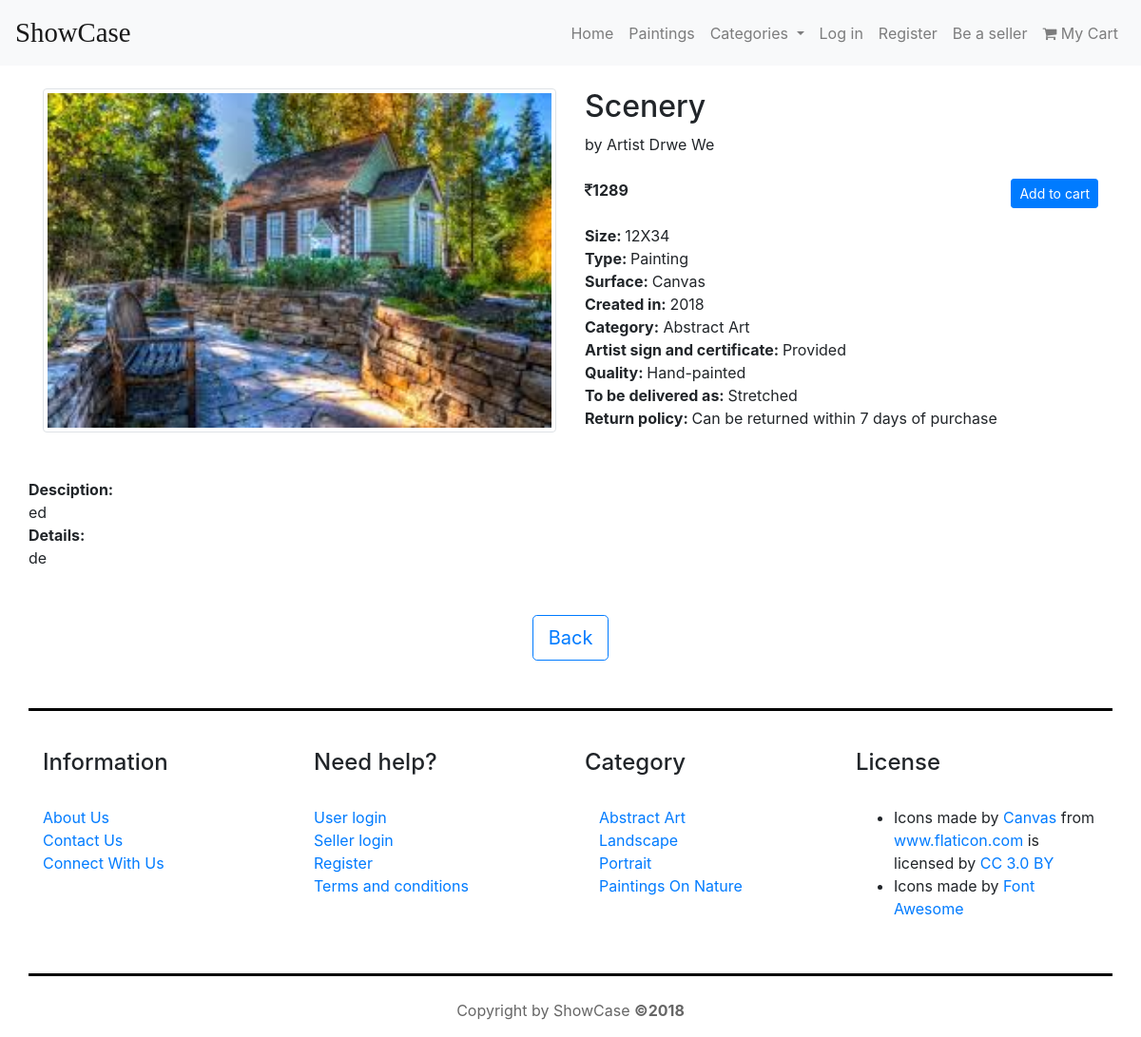
The page /details.php?product_id=8894 on the database its author committed.
### tables this page shows
CREATE TABLE `product` (
  `id` int(11) NOT NULL,
  `title` varchar(255) DEFAULT NULL,
  `type` varchar(255) DEFAULT NULL,
  `surface` varchar(255) DEFAULT NULL,
  `delivery` varchar(255) DEFAULT NULL,
  `image` varchar(255) DEFAULT NULL,
  `longdesc` mediumtext,
  `shortdesc` varchar(255) DEFAULT NULL,
  `yearofartwork` year(4) DEFAULT NULL,
  `width` int(11) DEFAULT NULL,
  `height` int(11) DEFAULT NULL,
  `price` int(11) DEFAULT NULL,
  `sellerid` int(11) DEFAULT NULL,
  `category` varchar(255) DEFAULT NULL
);

CREATE TABLE `seller` (
  `id` int(11) NOT NULL,
  `firstname` varchar(255) DEFAULT NULL,
  `lastname` varchar(255) DEFAULT NULL,
  `email` varchar(255) DEFAULT NULL,
  `mobile` bigint(20) DEFAULT NULL,
  `password` varchar(255) DEFAULT NULL,
  `profile` int(11) DEFAULT NULL,
  `image` varchar(255) DEFAULT NULL
);

### function.php (called while the page is built, shortened)
<?php
class DB_connect
{
	function __construct()
	{
		$conn = new mysqli(SERVERNAME, 'root', PASSWORD,DATABASENAME);
		$this->dbh=$conn;
	}
	public function selectbyid($id,$tablename)
	{
		$result=mysqli_query($this->dbh,"SELECT * FROM $tablename WHERE id=$id;");
		return $result;
	}
	public function select_by_colname_reloaded($tablename,$cols,$colname,$colvalue)
	{
		$col="";
		foreach($cols as $x)
		{
			$col.=$x.",";
		}
		$col=rtrim($col,",");
		$sql="SELECT $col FROM $tablename WHERE $colname='$colvalue'";
		$result=mysqli_query($this->dbh,$sql);
		if ($result)
		{
    			return $result;
		}
		else
		{
    		echo "Error: " . $sql . "<br>" . $this->dbh->error;
		}
	}
}
?>

### details.php (the view, shortened to what this page needs)
<!DOCTYPE html>
<html>
<head>
	<link rel="stylesheet" href="https://maxcdn.bootstrapcdn.com/bootstrap/4.1.0/css/bootstrap.min.css">
	<link rel="stylesheet" href="https://cdnjs.cloudflare.com/ajax/libs/font-awesome/4.7.0/css/font-awesome.min.css">
	<link rel="stylesheet" href="style.css">
</head>
<body>
	<?php 	if(isset($_SESSION['seller_name'])){include "elements/headerseller.php";}
			else if(isset($_SESSION['buyer_name'])){include "elements/headerbuyer.php";}
			else {include "elements/header.php";}
	 ?>
<?php
require_once "function.php";
$show=new DB_connect();
$product_id=$_GET['product_id']-8887;
$result=$show->selectbyid($product_id,'product');
$row=mysqli_fetch_array($result);
$result2=$show->select_by_colname_reloaded('seller',array('firstname','lastname'),'id',$row['sellerid']);
$row2=mysqli_fetch_array($result2);
?>
<div class="container">
	<div class="detail">
		<div class="row">
			<div class="col-md-6">
					<img class="img-fluid img-thumbnail" src="gallery/<?php echo $row['image']; ?>" style="width:100%; height:auto;">
			</div>
			<div class="col-md-6">
				<h1><?php echo $row['title']; ?></h1>
				<div>
					by Artist <?php echo ucfirst($row2['firstname'])." ".ucfirst($row2['lastname']); ?>
				</div>
				<div class="text-lg">
					<br>
					<b><i class="fa fa-rupee"></i><?php echo $row['price']; ?></b>
					<button type="button" class="btn btn-sm btn-primary float-right"
					 onclick="window.location.href='controllers/addtocart.php?product_id=<?php echo $row['id']+8887; ?>';">Add to cart</button>
					<br>
				</div>
				<br>
				<div>
					<b>Size: </b> <?php echo $row['width']; ?>X</i><?php echo $row['height']; ?><br>
					<b>Type: </b> <?php echo $row['type']; ?><br>
					<b>Surface: </b> <?php echo $row['surface']; ?><br>
					<b>Created in: </b> <?php echo $row['yearofartwork']; ?><br>
					<b>Category:</b> <?php echo $row['category']; ?><br>
					<b>Artist sign and certificate: </b> Provided<br>
					<b>Quality: </b> Hand-painted<br>
					<b>To be delivered as: </b> <?php echo $row['delivery']; ?><br>
					<b>Return policy: </b> Can be returned within 7 days of purchase<br>
				</div>
			</div>
		</div>
	</div>
	<br>
	<br>
	<div class="row">
		<div>
			<b>Desciption:</b><br>
			<?php echo $row['shortdesc']; ?><br>
			<b>Details:</b><br>
			<?php echo $row['longdesc']; ?>
		</div>
	</div>
</div>
<br><br>
<div class="text-center">
	<button type="button" onclick="window.history.back();" class="btn btn-lg custom-btn">Back</button>
</div>
	<?php include "elements/footer.php" ?>
</body>

### style.css (style rules this page uses)
h1 { font-size:2rem; }
.custom-btn { background-color: white;border:1px solid #007bff;color:#007bff; }

### rows shown on the page
product: image (picture), title "Scenery", price "1289", width "12", height "34", type "Painting", surface "Canvas", yearofartwork "2018", category "Abstract Art", delivery "Stretched", shortdesc "ed", longdesc "de"
seller: firstname "Drwe", lastname "We"
